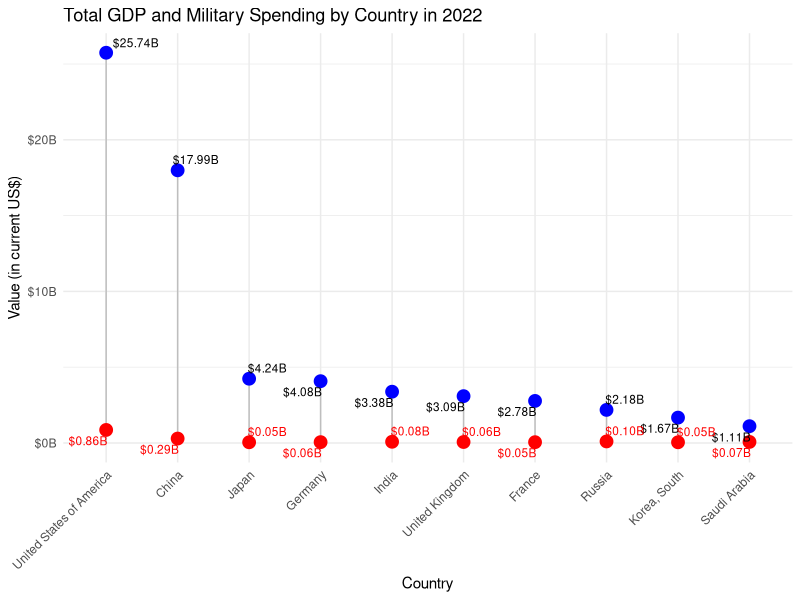

Recreate this plot in R.
## ---- chunk 1
#| label: load-libraries
#| message: false

library(readxl)
library(dplyr)
library(ggplot2)
library(scales)
library(readxl)
library(tidyr)
library(ggrepel)

## ---- chunk 2
#| label: load dataset
#| message: false

regional_totals <- read_excel(
  "SIPRI-Milex-data-1949-2023.xlsx",
  sheet = "Regional totals",
  skip = 13)

local_currency_financial_years <- read_excel(
  "SIPRI-Milex-data-1949-2023.xlsx",
  sheet = "Local currency financial years",
  skip = 7)

local_currency_calendar_years <- read_excel(
  "SIPRI-Milex-data-1949-2023.xlsx",
  sheet = "Local currency calendar years",
  skip = 7)

const_currency <- read_excel(
  "SIPRI-Milex-data-1949-2023.xlsx",
  sheet = "Constant (2022) US$",
  skip = 5)

current_us <- read_excel(
  "SIPRI-Milex-data-1949-2023.xlsx",
  sheet = "Current US$",
  skip = 5)

share_of_GDP <- read_excel(
  "SIPRI-Milex-data-1949-2023.xlsx",
  sheet = "Share of GDP",
  skip = 5)

per_capita <- read_excel(
  "SIPRI-Milex-data-1949-2023.xlsx",
  sheet = "Per capita",
  skip = 6)

share_of_govt_spending <- read_excel(
  "SIPRI-Milex-data-1949-2023.xlsx",
  sheet = "Share of Govt. spending",
  skip = 7)

## ---- chunk 3
#| label: data cleaning for Current US dataset
#| message: false
#| warning: false


# Identify the year columns (1949.0 to 2023.0)
year_columns <- as.character(1949:2023)
year_columns <- paste0(year_columns, ".0")

# Convert year columns to numeric, handling non-numeric values by coercing them to NA
current_us[year_columns] <- lapply(current_us[year_columns], function(x) as.numeric(as.character(gsub("[^0-9.-]", "", x))))

# Convert double columns to integer
current_us[year_columns] <- lapply(current_us[year_columns], function(x) as.integer(x))

# Remove ".0" suffix from column names
names(current_us) <- sub("\\.0$", "", names(current_us))
## ---- chunk 4
#| label: top-ten spending countries
#| message: false
#| warning: false

# Select the relevant columns (Country and 2023.0)
# Sort the data frame by the 2023.0 column in descending order
# Select the top 10 rows
top_10_countries <- current_us |>
  select(Country, `2022`) |>
  arrange(desc(`2022`)) |>
  head(10)

top_10_countries

## ---- chunk 5
#| label: data cleaning for GDP dataset
#| message: false
#| warning: false

# Read the Excel file for share of GDP, skipping the first 5 rows
share_of_GDP <- read_excel("SIPRI-Milex-data-1949-2023.xlsx", sheet = "Share of GDP", skip = 5)
current_us <- read_excel("SIPRI-Milex-data-1949-2023.xlsx", sheet = "Current US$", skip = 5)

# Identify the year columns (1949.0 to 2023.0)
year_columns <- as.character(1949:2023)
year_columns <- paste0(year_columns, ".0")

# Convert year columns to numeric, handling non-numeric values by coercing them to NA
# and converting percentage values to their numeric equivalents
share_of_GDP[year_columns] <- lapply(share_of_GDP[year_columns], function(x) {
  x <- gsub("%", "", x)  # Remove the percentage symbol
  as.numeric(as.character(gsub("[^0-9.-]", "", x)))  # Convert to numeric
})

current_us[year_columns] <- lapply(current_us[year_columns], function(x) {
  as.numeric(as.character(gsub("[^0-9.-]", "", x)))  # Convert to numeric
})

# Remove ".0" suffix from column names
names(share_of_GDP) <- sub("\\.0$", "", names(share_of_GDP))
names(current_us) <- sub("\\.0$", "", names(current_us))

# Assume top_10_countries is already defined and contains the top 10 countries based on spending in 2023
top_10_countries <- current_us %>%
  select(Country, `2022`) %>%
  arrange(desc(`2022`)) %>%
  head(10)

# Merge share_of_GDP and current_us datasets based on Country column
merged_data <- merge(share_of_GDP, current_us, by = "Country")

# Select only the rows corresponding to the top 10 countries
merged_top_10 <- merged_data %>%
  filter(Country %in% top_10_countries$Country)

# Select relevant columns (Country, 2023 from share_of_GDP, and 2023 from current_us)
new_table <- merged_top_10 %>%
  select(Country, `2022.x`, `2022.y`) %>%
  rename(Share_of_GDP = `2022.x`, Current_US = `2022.y`)


# Calculate total GDP by dividing spending (Current_US) by the share of GDP (Share_of_GDP)
new_table <- new_table %>%
  mutate(Total_GDP = Current_US / Share_of_GDP)


# Calculate total GDP by dividing spending (Current_US) by the share of GDP (Share_of_GDP)
new_table <- new_table %>%
  mutate(Total_GDP = Current_US / Share_of_GDP)

# Calculate the remaining GDP which is total GDP minus the military spending
new_table <- new_table %>%
  mutate(Remaining_GDP = Total_GDP - Current_US)

# Reshape the data for plotting
plot_data <- new_table %>%
  pivot_longer(cols = c(Current_US, Remaining_GDP), names_to = "Type", values_to = "Value")
## ---- chunk 6
# Dot plot (Lollipop Chart)
ggplot(new_table, aes(x = reorder(Country, -Total_GDP))) +
  geom_segment(aes(x = Country, xend = Country, y = 0, yend = Total_GDP), color = "grey") +
  geom_point(aes(y = Total_GDP), color = "blue", size = 4) +
  geom_point(aes(y = Current_US), color = "red", size = 4) +
  geom_text_repel(aes(y = Total_GDP, label = dollar(Total_GDP / 1e6, suffix = "B")), size = 3, nudge_y = 0.1) +
  geom_text_repel(aes(y = Current_US, label = dollar(Current_US / 1e6, suffix = "B")), size = 3, nudge_y = -0.2, color = "red") +
  scale_y_continuous(labels = dollar_format(prefix = "$", suffix = "B", scale = 1e-6)) +
  labs(title = "Total GDP and Military Spending by Country in 2022",
       x = "Country", y = "Value (in current US$)") +
  theme_minimal() +
  theme(axis.text.x = element_text(angle = 45, hjust = 1))
